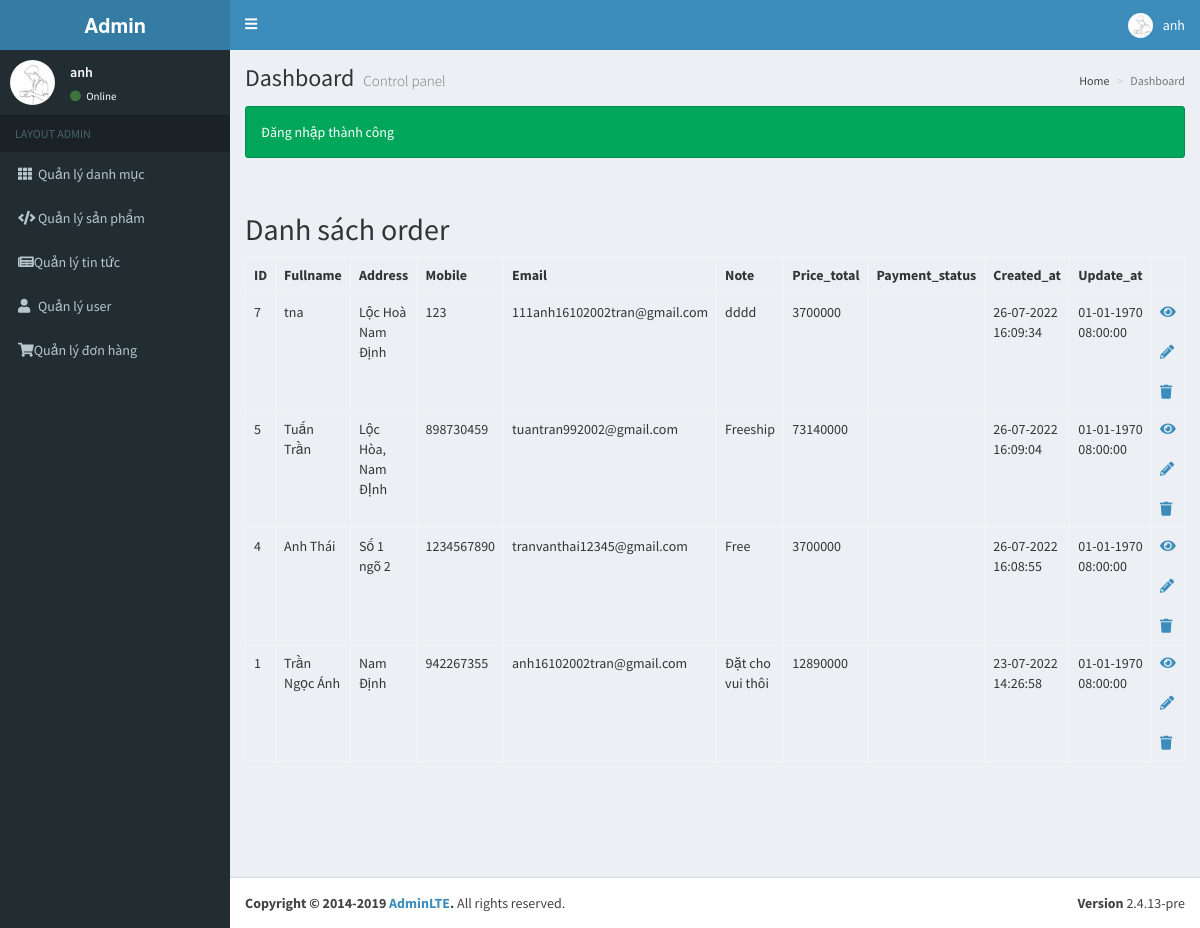
The app's page /backend/index.php?controller=order&action=index (signed in) with its own data.
### tables this page shows
CREATE TABLE `orders` (
  `id` int(11) NOT NULL,
  `user_id` int(11) DEFAULT NULL COMMENT 'Id của user trong trường hợp đã login và đặt hàng, là khóa ngoại liên kết với bảng users',
  `fullname` varchar(255) DEFAULT NULL COMMENT 'Tên khách hàng',
  `address` varchar(255) DEFAULT NULL COMMENT 'Địa chỉ khách hàng',
  `mobile` int(11) DEFAULT NULL COMMENT 'SĐT khách hàng',
  `email` varchar(255) DEFAULT NULL COMMENT 'Email khách hàng',
  `note` text COMMENT 'Ghi chú từ khách hàng',
  `price_total` int(11) DEFAULT NULL COMMENT 'Tổng giá trị đơn hàng',
  `payment_status` tinyint(2) DEFAULT NULL COMMENT 'Trạng thái đơn hàng: 0 - Chưa thành toán, 1 - Đã thành toán',
  `created_at` timestamp NOT NULL DEFAULT CURRENT_TIMESTAMP COMMENT 'Ngày tạo đơn',
  `updated_at` datetime DEFAULT NULL COMMENT 'Ngày cập nhật cuối'
);

### backend/controllers/Controller.php (called while the page is built, shortened)
<?php
class Controller
{
    public function render($file, $variables = []) {
        extract($variables);
        require_once $file;
        $render_view = ob_get_clean();
        return $render_view;
    }
}

### backend/controllers/OrderController.php (called while the page is built, shortened)
<?php
require_once 'controllers/Controller.php';
require_once 'models/Order.php';
class OrderController extends Controller {
    public function index() {
        $order_model = new Order();
        $page = isset($_GET['page']) ? $_GET['page'] : 1;
        $total = $order_model->getTotal();
        $query_additional = '';
        $params = [
            'total' => $total,
            'limit' => 5,
            'query_string' => 'page',
            'controller' => 'order',
            'action' => 'index',
            'page' => $page,
            'query_additional' => $query_additional
        ];
        $pagination = new Pagination($params);
        $pages = $pagination->getPagination();
        $orders = $order_model->getAllPagination($params);
        $this->content = $this->render('views/orders/index.php', [
            'orders' => $orders,
            'pages' => $pages,
        ]);
        require_once 'views/layouts/main.php';
    }
}

### backend/index.php (called while the page is built, shortened)
<?php
$action = isset($_GET['action']) ? $_GET['action'] : 'index';
$object = new $controller();
$object->$action();
?>

### backend/models/Order.php (called while the page is built, shortened)
<?php
require_once 'models/Model.php';
class Order extends Model
{
    public $str_search;
    public function getAllPagination($params = [])
    {
        $limit = $params['limit'];
        $page = $params['page'];
        $start = ($page - 1) * $limit;
        $obj_select = $this->connection
            ->prepare("SELECT * FROM orders WHERE TRUE $this->str_search
              ORDER BY created_at DESC
              LIMIT $start, $limit");
        $obj_select->execute();
        $orders = $obj_select->fetchAll(PDO::FETCH_ASSOC);
        return $orders;
    }
}

### backend/models/Model.php (called while the page is built, shortened)
<?php
class Model {
    public function __construct() {
        try {
            $this->connection = new PDO(Database::DB_DSN, Database::DB_USERNAME, Database::DB_PASSWORD);
        } catch (PDOException $e) {
            die("Lỗi kết nối: " . $e->getMessage());
        }
    }
}

### backend/views/orders/index.php (the view, shortened to what this page needs)
<h2>Danh sách order</h2>
<table class="table table-bordered">
    <tr>
        <th>ID</th>
        <th>Fullname</th>
        <th>Address</th>
        <th>Mobile</th>
        <th>Email</th>
        <th>Note</th>
        <th>Price_total</th>
        <th>Payment_status</th>
        <th>Created_at</th>
        <th>Update_at</th>
        <th></th>
    </tr>
    <?php if (!empty($orders)): ?>
        <?php foreach ($orders as $order): ?>
            <tr>
                <td><?php echo $order['id'] ?></td>
                <td><?php echo $order['fullname'] ?></td>
                <td><?php echo $order['address'] ?></td>
                <td><?php echo $order['mobile'] ?></td>
                <td><?php echo $order['email'] ?></td>
                <td><?php echo $order['note'] ?></td>
                <td><?php echo $order['price_total'] ?></td>
                <td><?php echo $order['payment_status'] ?></td>
                <td><?php echo date('d-m-Y H:i:s', strtotime($order['created_at'])) ?></td>
                <td><?php echo date('d-m-Y H:i:s', strtotime($order['updated_at'])) ?></td>
                <td>
                    <?php
                    $url_detail = "index.php?controller=order_details&action=detail&id=" . $order['id'];
                    $url_update = "index.php?controller=order&action=update&id=" . $order['id'];
                    $url_delete = "index.php?controller=order&action=delete&id=" . $order['id'];
                    ?>
                    <a title="Chi tiết" href="<?php echo $url_detail ?>"><i class="fa fa-eye"></i></a> &nbsp;&nbsp;
                    <a title="Update" href="<?php echo $url_update ?>"><i class="fa fa-pencil-alt"></i></a> &nbsp;&nbsp;
                    <a title="Xóa" href="<?php echo $url_delete ?>" onclick="return confirm('Are you sure delete?')"><i
                                class="fa fa-trash"></i></a>
                </td>
            </tr>
        <?php endforeach; ?>
    <?php else: ?>
    <?php endif; ?>
</table>

### records on screen
orders: id "7", fullname "tna", address "Lộc Hoà Nam Định", mobile "123", email "111anh16102002tran@gmail.com", note "dddd", price_total "3700000", created_at "26-07-2022 16:09:34", updated_at "01-01-1970 08:00:00"
orders: id "5", fullname "Tuấn Trần", address "Lộc Hòa, Nam ĐỊnh", mobile "898730459", email "tuantran992002@gmail.com", note "Freeship", price_total "73140000", created_at "26-07-2022 16:09:04", updated_at "01-01-1970 08:00:00"
orders: id "4", fullname "Anh Thái", address "Số 1 ngõ 2", mobile "1234567890", email "tranvanthai12345@gmail.com", note "Free", price_total "3700000", created_at "26-07-2022 16:08:55", updated_at "01-01-1970 08:00:00"
orders: id "1", fullname "Trần Ngọc Ánh", address "Nam Định", mobile "942267355", email "anh16102002tran@gmail.com", note "Đặt cho vui thôi", price_total "12890000", created_at "23-07-2022 14:26:58", updated_at "01-01-1970 08:00:00"

### other values on screen
$username "anh"
$_SESSION['success'] "Đăng nhập thành công"
